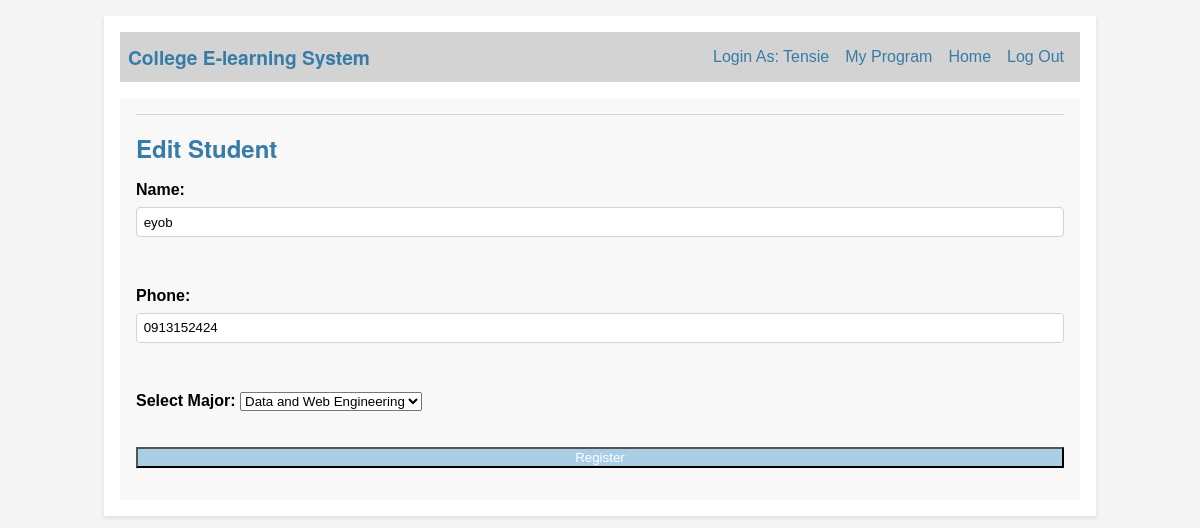
/edit_stu/3 (signed in), run on the app's committed database.
### tables this page shows
CREATE TABLE users (
  id INTEGER PRIMARY KEY AUTOINCREMENT,
  name TEXT NOT NULL,
  phone TEXT NOT NULL,
  email TEXT UNIQUE NOT NULL,
  password TEXT NOT NULL,
  role_id INTEGER NOT NULL,
  FOREIGN KEY (role_id) REFERENCES roles(id)
);

### elearning/report.py (the view, shortened to what this page needs)
@bp.route('/edit_stu/<int:user_id>', methods=['GET', 'POST'])
@login_required
def edit_stu(user_id):
    db = get_db()
    majors = db.execute('SELECT id, name FROM major').fetchall()
    user = db.execute(
        'SELECT u.id, u.name, u.phone, u.email, m.name AS major_name, s.major_id '
        'FROM users u '
        'JOIN students s ON u.id = s.user_id '
        'JOIN major m ON s.major_id = m.id '
        'WHERE u.id = ?',
        (user_id,)
    ).fetchone()
    if user is None:
        return redirect(url_for('view_stu'))
    return render_template('report/edit_stu.html', user=user, majors=majors)

### elearning/auth.py (called while the page is built)
@bp.before_app_request
def load_logged_in_user():
    user_id = session.get('user_id')
    if user_id is None:
        g.user = None
    else:
        g.user = get_db().execute(
            'SELECT * FROM users WHERE id = ?', (user_id,)
        ).fetchone()

def login_required(view):
    @functools.wraps(view)
    def wrapped_view(**kwargs):
        if g.user is None:
            return redirect(url_for('auth.login'))
        return view(**kwargs)
    return wrapped_view

### elearning/db.py (called while the page is built)
def get_db():
    if 'db' not in g:
        g.db = sqlite3.connect(
            current_app.config['DATABASE'],
            detect_types=sqlite3.PARSE_DECLTYPES
        )
        g.db.row_factory = sqlite3.Row
    return g.db

### elearning/templates/report/edit_stu.html (shortened to what this page needs)
{% extends 'base.html' %}
{% block content %}
  </head>
  <body>
    <h1>Edit Student</h1>
    <form method="post">
      <label for="name">Name:</label>
      <input type="text" id="name" name="name" value="{{ user.name }}"><br><br>
      <label for="phone">Phone:</label>
      <input type="text" id="phone" name="phone" value="{{ user.phone }}"><br><br>
      <div class="form-group">
        <label for="major_id">Select Major:</label>
        <select name="major_id" id="major_id" class="form-control">
          {% for major in majors %}
            <option value="{{ major.id }}">{{ major.name }}</option>
          {% endfor %}
        </select>
      </div>
      <br>
      <br>
      <button type="submit" class="btn btn-primary">Register</button>
    </form>
{% endblock %}

### elearning/templates/base.html (shortened to what this page needs)
<!doctype html>
<html>
    <link rel="stylesheet" href="{{ url_for('static', filename='style.css') }}">
    <nav>
      <h1>College E-learning System </h1>
      <ul>
        {% if g.user %}
          <li><span>Login As: {{ g.user['name'] }}</span>
          {% if g.user['role_id'] == 3 %}
          <li><a href="{{ url_for('report.g_report')}}">My Program</a>
            {% endif %}
          <li><a href="{{ url_for('blog.index') }}">Home</a>
          <li><a href="{{ url_for('auth.logout') }}">Log Out</a>
        {% endif %}
      </ul>
    </nav>
    <section class="content">
      <header>
      </header>
      {% block content %}{% endblock %}
    </section>
</html>

### elearning/static/style.css (style rules this page uses)
html { font-family: Arial, sans-serif; background: #f5f5f5; padding: 1rem; }
body { max-width: 960px; margin: 0 auto; background: white; padding: 1rem; box-shadow: 0 2px 4px rgba(0, 0, 0, 0.1); }
h1 { font-family: "Helvetica Neue", Helvetica, Arial, sans-serif; color: #377ba8; margin: 1rem 0; }
a { color: #377ba8; text-decoration: none; }
nav { background: lightgray; display: flex; align-items: center; padding: 0.5rem; }
nav h1 { flex: 1; margin: 0; font-size: 1.2em; }
nav ul { display: flex; list-style: none; margin: 0; padding: 0; }
nav ul li a, nav ul li span, header .action { display: block; padding: 0.5rem; text-decoration: none; color: #377ba8; }
li { font-style: none; }
.content { padding: 1rem; background: #f8f8f8; border-radius: 4px; margin-top: 1rem; }
.content > header { border-bottom: 1px solid lightgray; display: flex; align-items: flex-end; }
.content:last-child { margin-bottom: 0; }
.content form { margin: 1em 0; display: flex; flex-direction: column; }
.content label { font-weight: bold; margin-bottom: 0.5em; }
.content input, .content textarea { margin-bottom: 1em; padding: 0.5em; border: 1px solid lightgray; border-radius: 4px; outline: none; }
.btn-primary { background-color: #aacee6; color: #fff; }

### data on the page
users: user.name "Tensie"
users: name "eyob", phone "0913152424"

### other printed values
form field major_id "Data and Web Engineering"
